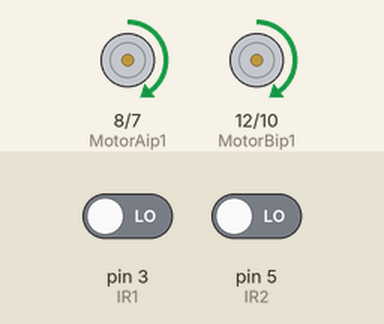
This sketch was run on a simulated Arduino Uno, built with avr-gcc and run on an emulated ATmega328P. Parts: motor-driver pin pairs drawn as motors (green arrow = first pin HIGH = forward, orange = second pin HIGH = backward, longer = more drive, scaled by the enable pin). The test bench sets the inputs (shaded band); at power-on: pin 3 (IR1) LOW, pin 5 (IR2) LOW.

Above: at 1.2 s.
1.3 s: pin 3 (IR1) driven HIGH
At 2.5 s:
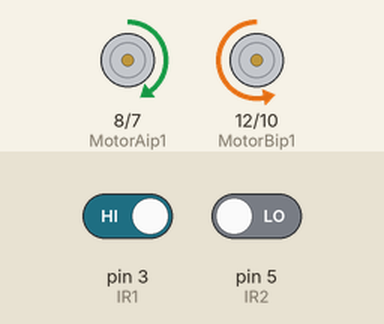
2.8 s: pin 5 (IR2) driven HIGH
At 3.9 s:
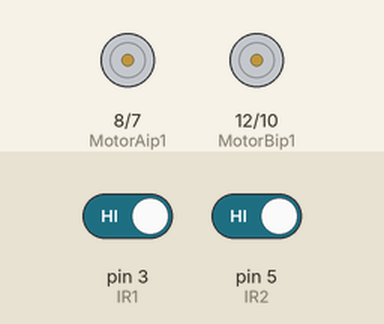
4.3 s: pin 3 (IR1) driven LOW
At 5.0 s:
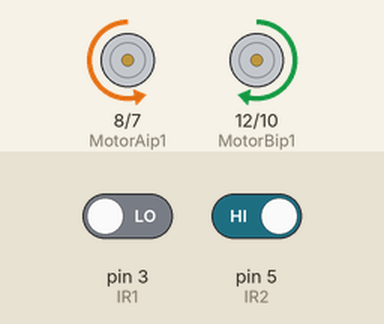
5.8 s: pin 5 (IR2) driven LOW
At 6.1 s:
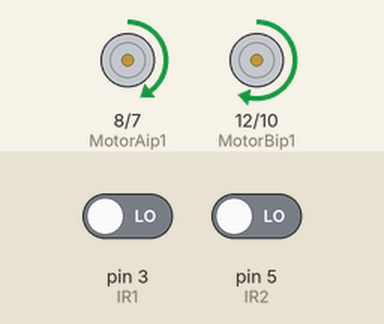
Timing chart, 0 to 8.3 s (numbered marks = the images above; inputs shaded):
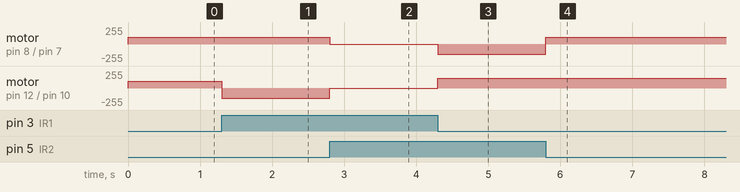

The sketch:

sketch_oct4a.ino
```cpp
// Black Line Follower
int IR1=3;      //Right sensor
int IR2=5;    //left Sensor
// motor one
int enA = 9;    //Right motor
int MotorAip1=8;
int MotorAip2=7;
// motor two
int enB = 11;    //Left motor
int MotorBip1=12;
int MotorBip2=10;
void setup()
{
  // put your setup code here, to run once:
  pinMode(enA, OUTPUT);
  pinMode(enB, OUTPUT);
  pinMode(IR1,INPUT);
  pinMode(IR2,INPUT);
  pinMode(MotorAip1,OUTPUT);
  pinMode(MotorAip2,OUTPUT);
  pinMode(MotorBip1,OUTPUT);
  pinMode(MotorBip2,OUTPUT);
}
void loop()
{
   if(digitalRead(IR1)==HIGH && digitalRead(IR2)==HIGH) //IR will not glow on black line
  {
    //Stop both Motors
    digitalWrite(MotorAip1,LOW);
    digitalWrite(MotorAip2,LOW);
    digitalWrite(MotorBip1,LOW);
    digitalWrite(MotorBip2,LOW);
    analogWrite (enA, 0);
    analogWrite (enB, 0);
  }

  else if(digitalRead(IR1)==LOW && digitalRead(IR2)==LOW)  //IR not on black line
  {
    //Move both the Motors
    digitalWrite(MotorAip1,HIGH);
    digitalWrite(MotorAip2,LOW);
    digitalWrite(MotorBip1,HIGH);
    digitalWrite(MotorBip2,LOW);
    analogWrite (enA, 100);
    analogWrite (enB, 100);
  }

  else if(digitalRead(IR1)==LOW && digitalRead(IR2)==HIGH)
  {
    //Tilt robot towards left by stopping the left wheel and moving the right one
    digitalWrite(MotorAip1,LOW);
    digitalWrite(MotorAip2,HIGH);
    digitalWrite(MotorBip1,HIGH);
    digitalWrite(MotorBip2,LOW);
    analogWrite (enA, 150);
    analogWrite (enB, 100);
  }

  else if(digitalRead(IR1)==HIGH && digitalRead(IR2)==LOW)
  {
    //Tilt robot towards right by stopping the right wheel and moving the left one
     digitalWrite(MotorAip1,HIGH);     // If I want to turn right then the speed of the right wheel should be less than that of the left wheel, here, let a be the right wheel
    digitalWrite(MotorAip2,LOW);
    digitalWrite(MotorBip1,LOW);
    digitalWrite(MotorBip2,HIGH);
    analogWrite (enA, 100);
    analogWrite (enB, 150);
  }

  else
  {
    //Stop both the motors
    digitalWrite(MotorAip1,LOW);
    digitalWrite(MotorAip2,LOW);
    digitalWrite(MotorBip1,LOW);
    digitalWrite(MotorBip2,LOW);
    analogWrite (enA, 0);
    analogWrite (enB, 0);
  }
}
```

Measured:
- after the input at 1.3 s, motor on pin 12 (MotorBip1) / pin 10 (MotorBip2): forward 100/255 → backward 150/255 at once
- after the input at 2.8 s, motor on pin 8 (MotorAip1) / pin 7 (MotorAip2): forward 100/255 → stopped at once; motor on pin 12 (MotorBip1) / pin 10 (MotorBip2): backward 150/255 → stopped at once
- after the input at 4.3 s, motor on pin 8 (MotorAip1) / pin 7 (MotorAip2): stopped → backward 150/255 at once; motor on pin 12 (MotorBip1) / pin 10 (MotorBip2): stopped → forward 150/255 at once
- after the input at 5.8 s, motor on pin 8 (MotorAip1) / pin 7 (MotorAip2): backward 150/255 → forward 100/255 at once
